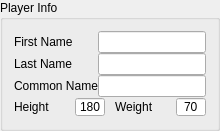
         <widget class="QGroupBox" name="groupBox_10">
          <property name="title">
           <string>Player Info</string>
          </property>
          <layout class="QVBoxLayout" name="verticalLayout">
           <item>
            <widget class="QWidget" name="widget_2" native="true">
             <layout class="QGridLayout" name="gridLayout_12">
              <property name="leftMargin">
               <number>0</number>
              </property>
              <property name="topMargin">
               <number>0</number>
              </property>
              <property name="rightMargin">
               <number>0</number>
              </property>
              <property name="bottomMargin">
               <number>0</number>
              </property>
              <property name="spacing">
               <number>0</number>
              </property>
              <item row="2" column="1" colspan="2">
               <widget class="QLineEdit" name="lineEdit_3"/>
              </item>
              <item row="2" column="0">
               <widget class="QLabel" name="label_42">
                <property name="text">
                 <string>Common Name</string>
                </property>
               </widget>
              </item>
              <item row="1" column="1" colspan="2">
               <widget class="QLineEdit" name="lineEdit_2"/>
              </item>
              <item row="0" column="1" colspan="2">
               <widget class="QLineEdit" name="lineEdit"/>
              </item>
              <item row="0" column="0">
               <widget class="QLabel" name="label_5">
                <property name="text">
                 <string>First Name</string>
                </property>
               </widget>
              </item>
              <item row="1" column="0">
               <widget class="QLabel" name="label_41">
                <property name="text">
                 <string>Last Name</string>
                </property>
               </widget>
              </item>
              <item row="3" column="0" colspan="3">
               <widget class="QWidget" name="widget_3" native="true">
                <property name="sizePolicy">
                 <sizepolicy hsizetype="Preferred" vsizetype="Maximum">
                  <horstretch>0</horstretch>
                  <verstretch>0</verstretch>
                 </sizepolicy>
                </property>
                <layout class="QHBoxLayout" name="horizontalLayout">
                 <property name="spacing">
                  <number>10</number>
                 </property>
                 <property name="leftMargin">
                  <number>0</number>
                 </property>
                 <property name="topMargin">
                  <number>0</number>
                 </property>
                 <property name="rightMargin">
                  <number>0</number>
                 </property>
                 <property name="bottomMargin">
                  <number>0</number>
                 </property>
                 <item>
                  <widget class="QLabel" name="label_43">
                   <property name="text">
                    <string>Height</string>
                   </property>
                  </widget>
                 </item>
                 <item>
                  <widget class="QSpinBox" name="spinBox_37">
                   <property name="sizePolicy">
                    <sizepolicy hsizetype="Fixed" vsizetype="Fixed">
                     <horstretch>0</horstretch>
                     <verstretch>0</verstretch>
                    </sizepolicy>
                   </property>
                   <property name="minimumSize">
                    <size>
                     <width>30</width>
                     <height>20</height>
                    </size>
                   </property>
                   <property name="maximumSize">
                    <size>
                     <width>30</width>
                     <height>20</height>
                    </size>
                   </property>
                   <property name="alignment">
                    <set>Qt::AlignCenter</set>
                   </property>
                   <property name="buttonSymbols">
                    <enum>QAbstractSpinBox::NoButtons</enum>
                   </property>
                   <property name="minimum">
                    <number>150</number>
                   </property>
                   <property name="maximum">
                    <number>220</number>
                   </property>
                   <property name="value">
                    <number>180</number>
                   </property>
                  </widget>
                 </item>
                 <item>
                  <widget class="QLabel" name="label_44">
                   <property name="text">
                    <string>Weight</string>
                   </property>
                  </widget>
                 </item>
                 <item>
                  <widget class="QSpinBox" name="spinBox_38">
                   <property name="sizePolicy">
                    <sizepolicy hsizetype="Fixed" vsizetype="Fixed">
                     <horstretch>0</horstretch>
                     <verstretch>0</verstretch>
                    </sizepolicy>
                   </property>
                   <property name="minimumSize">
                    <size>
                     <width>30</width>
                     <height>20</height>
                    </size>
                   </property>
                   <property name="maximumSize">
                    <size>
                     <width>30</width>
                     <height>20</height>
                    </size>
                   </property>
                   <property name="alignment">
                    <set>Qt::AlignCenter</set>
                   </property>
                   <property name="buttonSymbols">
                    <enum>QAbstractSpinBox::NoButtons</enum>
                   </property>
                   <property name="minimum">
                    <number>50</number>
                   </property>
                   <property name="maximum">
                    <number>130</number>
                   </property>
                   <property name="value">
                    <number>70</number>
                   </property>
                  </widget>
                 </item>
                </layout>
               </widget>
              </item>
             </layout>
            </widget>
           </item>
          </layout>
         </widget>
